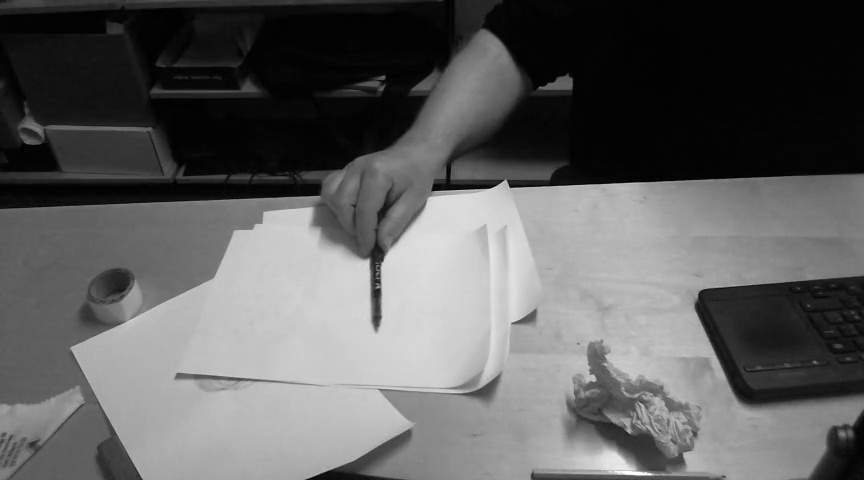
#> input picture data/frame28.jpeg, 864 x 480 px
$ python detector.py
#> lines starting #> are read from the running program, lines starting #| are printed output that depends on the picture; long printed decimals are rounded
#> further down, img is the input picture: shape (480, 864, 3); min 0, max 255, mean 95.1
#| Loaded image.  Size  (480, 864)
### src/tracking.py
"""Basic routines for corner detection and tracking.

The getHarris() function and its auxiliaries seem to work.
The tracker remains to be tested.
"""

import cv2 as cv
import numpy as np
from scipy import signal

__all__ = [ "getMotion", "getHarris", "drawMotionList" ]

# [4 lines left out: function getGradient, not called in this run]


def getMotion(Ix, Iy, It, x):
    """Not used"""
    pass

def filterPoints(cl,count=5,separation=9,debug=0):
    """
    Filter a list of scored Harris corners to enforce a given
    separation and limit the number of points.
    """
    rl = []
    n = 0
    for ((x,y),s) in cl:
        sd = [ (x-x1)**2+(y-y1)**2 for ((x1,y1),s) in rl ]
        if (len(sd) == 0) or (min(sd) > separation**2):
            rl.extend([((x,y),s)])
            n += 1
        if n >= count: break
    return rl

def tileSelect(tile,count=5,separation=9,debug=0):
    """
    Return sorted feature points with score.

    Given an array of corner detection scores,
    sort and return the required number of corners.

        Parameters:
            tile (numpy array): array of corner detection scores
            count (int=5): number of feature points to return
            debug (int=0): print debug information if >0
    """
    ((i,j),tile) = tile

    if debug > 2:
       print( "Tile input ", tile )
    if debug > 0:
       print( "Tile Harris Score Range ", max(tile.flatten()), min(tile.flatten()) )

    cornerlist = [ ((x+i,y+j),s)
            for ((x,y),s) in np.ndenumerate(np.abs(tile)) ]
    cornerlist.sort(key=lambda x : x[1], reverse=True )
    cornerlist = filterPoints(cornerlist,count=count,separation=separation)
    if debug > 2:
        print( "tileSelect returns ", cornerlist )
    return cornerlist

def getHarris(img,count=5,separation=20,tiling=(10,10),debug=0):
    """
    Tiled corner detection.

    Run the Harris corner detector at identify the required
    number of corners for each tile of the image.

        Parameters:
            img (numpy array): image
            count (int=5): number of feature points per tile
            tiling (int,int=(10,10)): number of tiles to use
            debug (int=0): print debug information if >0
    """
#> called with count = 5, separation = 20, tiling = (10, 10), debug = 1
    # Find corners
    cx_answer = cv.cornerHarris(img, 5, 5, 0.06)
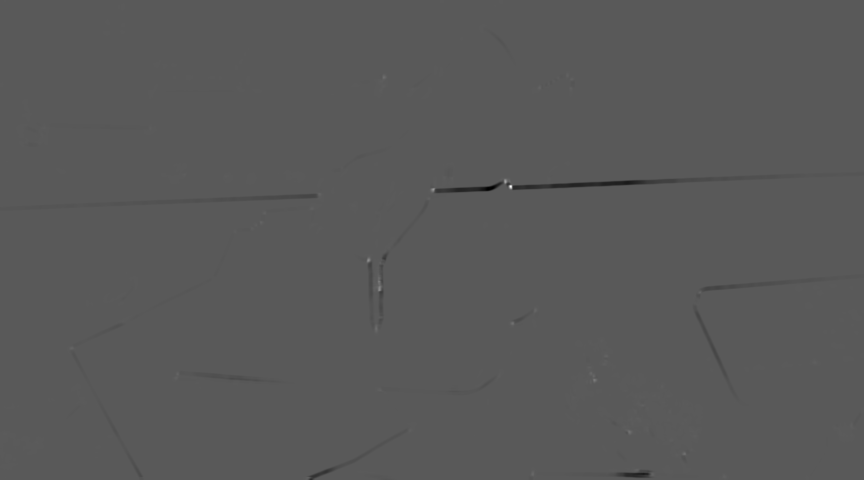
#> cx_answer: shape (480, 864) float32; min -0.251, max 0.461, mean -0.000754; drawn with min black and max white
    if debug > 0:
        print( "Return value from the Harris Detector:" )
        print( cx_answer )
#> (printed output is left out)

    # Tiling
    ## Tile parameters
    (Nx,Ny) = cx_answer.shape
#> Nx = 480; Ny = 864
    (Tx,Ty) = tiling
    (Sx,Sy) = (int(np.ceil(Nx/Tx)),int(np.ceil(Ny/Ty)))
#> Sx = 48; Sy = 87
    if debug > 0:
        print( "Image size ", (Nx,Ny), ". Tile size ", (Sx,Sy) )
#| Image size  (480, 864) . Tile size  (48, 87)
    ## Making the tiles.
    tiles = [ ((Sx*i,Sy*j),cx_answer[Sx*i:Sx*(i+1),Sy*j:Sy*(j+1)])
              for (i,j) in np.ndindex(tiling) ]
#> tiles = 100 items
    cornerlist = []
    for tile in tiles:
        cornerlist.extend( tileSelect(tile,separation=separation,count=count,debug=debug) )
#> this loop made 100 passes
#> (i in tileSelect, j in tileSelect) on passes 1 to 12: (0, 0), (0, 87), (0, 174), (0, 261), (0, 348), (0, 435), (0, 522), (0, 609), (0, 696), (0, 783), (48, 0), (48, 87)
#| Tile Harris Score Range  7.47678e-05 -0.0002547
#| Tile Harris Score Range  0.0007628 -0.0004348
#| Tile Harris Score Range  5.2213458e-05 -0.0004459
#| Tile Harris Score Range  1.4465581e-06 -0.0005549
#| Tile Harris Score Range  5.199403e-07 -0.0001874
#| Tile Harris Score Range  0.002728 -0.0178
#| Tile Harris Score Range  3.385575e-08 -2.67632e-09
#| Tile Harris Score Range  3.115085e-09 -8.517655e-10
#> (further printed lines are left out)
#> pass 1, in tileSelect, `((i,j),tile) = tile`:
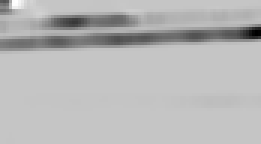
#> tile: shape (48, 87) float32 (shown 3 times larger); min -0.000255, max 7.48e-05, mean -1.72e-05; drawn with min black and max white
#> pass 2, in tileSelect (call 2), `((i,j),tile) = tile`:
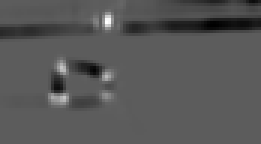
#> tile: shape (48, 87) float32 (shown 3 times larger); min -0.000435, max 0.000763, mean -2.34e-05; drawn with min black and max white
#> pass 3, in tileSelect (call 3), `((i,j),tile) = tile`:
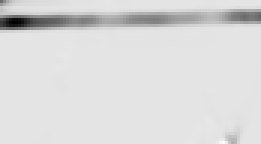
#> tile: shape (48, 87) float32 (shown 3 times larger); min -0.000446, max 5.22e-05, mean -1.83e-05; drawn with min black and max white
#> after the loop, cornerlist = 500 items
    ## We need to sort and filter to avoid clusters of
    ## feature points along tile boundaries.
    cornerlist.sort(key=lambda x : x[1], reverse=True )
    cornerlist = filterPoints(cornerlist,count=tiling[0]*tiling[1]*count,separation=separation)
#> cornerlist = 365 items
    return cornerlist


# [80 lines left out: functions getMotion, drawMotion, drawMotionList, not called in this run]

### src/detector.py
#! /usr/bin/env python
"""Demo of a feature detection.

It loads a test image and draws red circles
around the feature points.  The result is
saved to a file in the current directory.
"""

import cv2 as cv
from tracking import *

img = cv.imread( "../data/frame28.jpeg")
grey = cv.cvtColor(img, cv.COLOR_BGR2GRAY)

print( "Loaded image.  Size ", grey.shape )

cornerlist = getHarris(grey,debug=1)
#> cornerlist = 365 items

for (pos,s) in cornerlist:
    # print ( pos, grey.shape )
    (y,x) = pos
    cv.circle(img,(x,y),10,(0,0,255))
#> this loop made 365 passes
#> (s, y, x) on passes 1 to 3: (0.461, 186, 510), (0.251, 188, 488), (0.178, 182, 627)
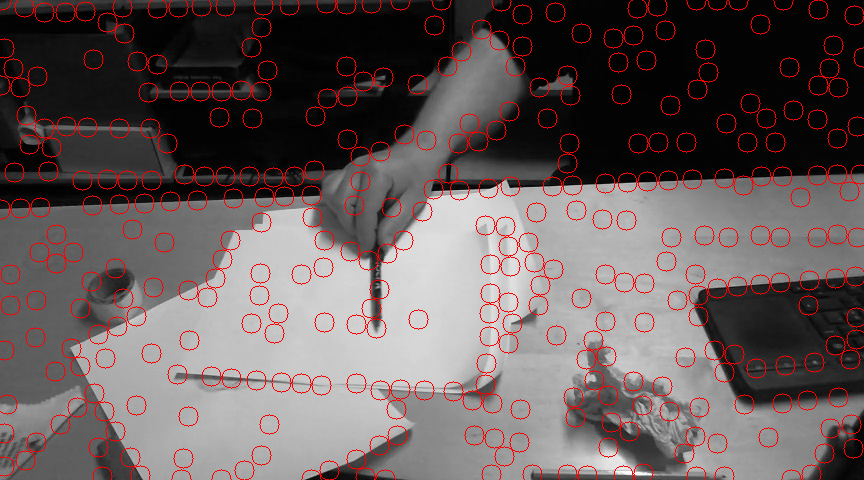
#> img: shape (480, 864, 3); mean B, G, R 90.8, 90.8, 102.8
cv.imwrite( "features.jpeg", img)
